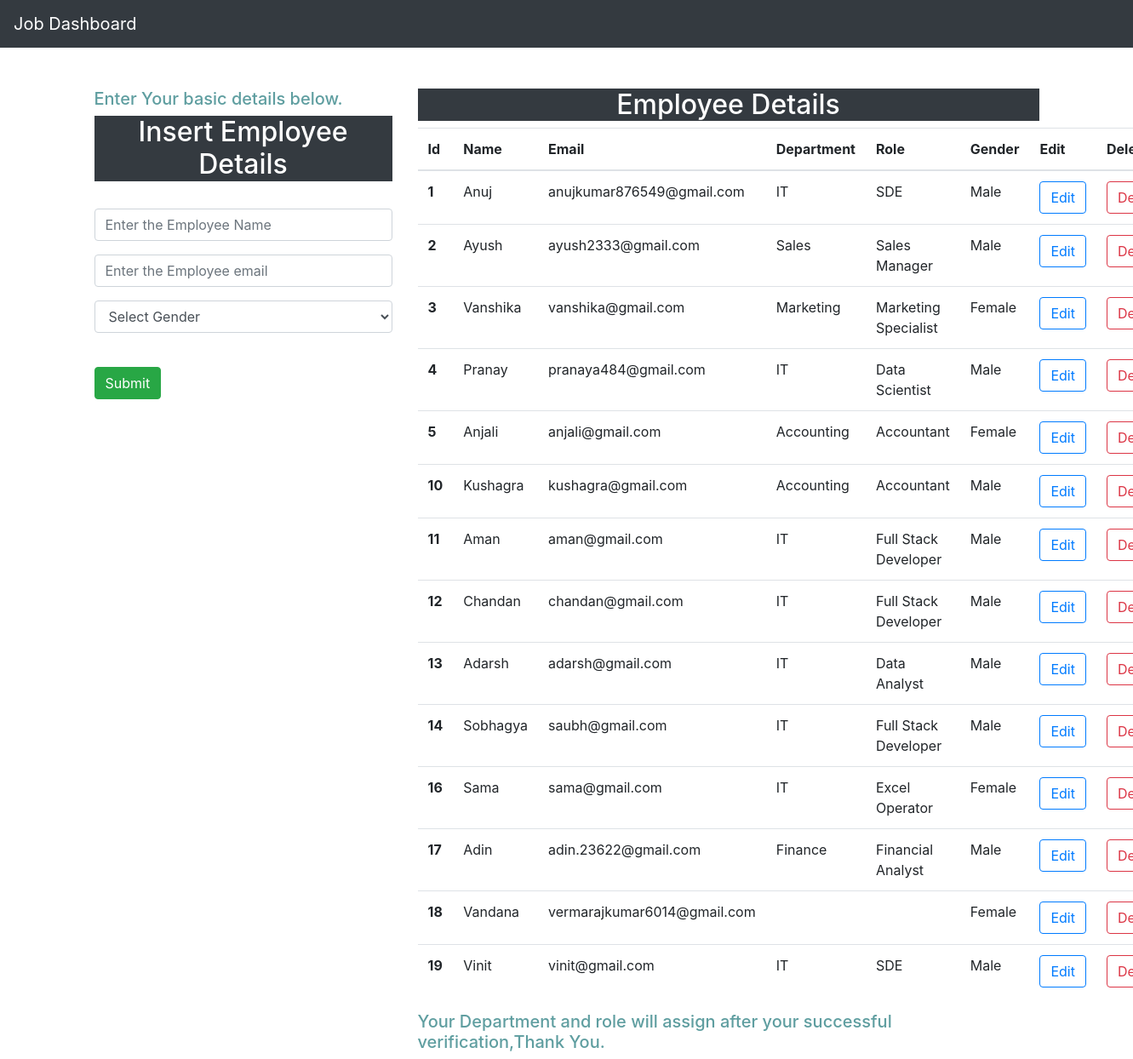
Page /index/ (signed in) on the committed database.
### home/models.py (models this page shows, shortened)
class Employee(models.Model):
    id = models.BigAutoField(primary_key=True)
    name = models.CharField(max_length=200,blank=False,null=False)
    email=models.EmailField(max_length=200,blank=False,null=False,default=None)
    department=models.ForeignKey(department,on_delete=models.CASCADE,null=True,default=None)
    role = models.ForeignKey(role,on_delete=models.CASCADE,null=True)
    gender = models.CharField(max_length=100,blank=False,null=False,default=None)

class department(models.Model):
    name=models.CharField(max_length=500)

class role(models.Model):
    name=models.CharField(max_length=500)

### home/views.py (the view)
# urls.py: path('index/',index,name='index'),
@login_required(login_url='/')
def index(request):
    data = Employee.objects.all()
    context = {"data":data}
    return render(request,'job_dashboard.html',context)

### home/templates/job_dashboard.html (shortened to what this page needs)
<!doctype html>
<html lang="en">
  <head>
    <link rel="stylesheet"
      href="https://cdn.jsdelivr.net/npm/bootstrap@4.3.1/dist/css/bootstrap.min.css"
>
      {%load static%}
  </head>
  <body>
    <nav class="navbar navbar-expand-lg navbar-dark bg-dark">
      <div class="container-md">
        <a class="navbar-brand" href="/index">Job Dashboard</a>
      </div>
    </nav>
    <div class="container mt-5">
      <div class="row">
        <div class="col-md-4">
          <marquee behavior="alternate" direction="left">
            <div>
              <h5 style="color:cadetblue">Enter Your basic details below.</h5>
            </div>
          </marquee>
          <h2 class="text-white bg-dark text-center p-1.5">Insert Employee
            Details</h2>
          <br>
          <form action="/insert" method="POST">
            <div class="form-group">
              <input type="text" class="form-control "
                placeholder="Enter the Employee Name" name="name" required>
            </div>
            <div class="form-group">
              <input type="email" class="form-control mt-2"
                placeholder="Enter the Employee email" name="email" required>
            </div>
              <div class="form-group ">
                <select id="Gender" class="form-control" name="gender" required>
                  <option selected>Select Gender</option>
                </select>
              </div>
            <br>
            <div class="d-grid gap-2">
              <button class="btn btn-success" type="submit">Submit</button>
            </div>
          </form>
        </div>
        <div class="col-md-8">
          <h2 class="text-center text-white bg-dark p-1.5">Employee Details</h2>
          <table class="table">
            <thead>
              <tr>
                <th scope="col">Id</th>
                <th scope="col">Name</th>
                <th scope="col">Email</th>
                <th scope="col">Department</th>
                <th scope="col">Role</th>
                <th scope="col">Gender</th>
                <th scope="col">Edit</th>
                <th scope="col">Delete</th>
              </tr>
            </thead>
            <tbody>
              {% for i in data%}
              <tr>
                <th scope="row">{{i.id}}</th>
                <td>{{i.name}}</td>
                <td>{{i.email}}</td>
                <td>{{i.department.name}}</td>
                <td>{{i.role.name}}</td>
                <td>{{i.gender}}</td>
                <td><a type="button" href="/update/{{i.id}}"
                    class="btn btn-outline-primary">Edit</a></td>
                <td><a type="button" href="/delete/{{i.id}}"
                    class="btn btn-outline-danger"> Delete</a></td>
              </tr>
              {% endfor %}
            </tbody>
          </table>
          <marquee behavior="scroll" direction="left">
            <div>
              <h5 style="color:cadetblue">Your Department and role will assign after your successful verification,Thank You.</h5>
            </div>
          </marquee>
        </div>
      </div>
    </div>
  </body>
</html>

### rows in the picture
Employee: id "1", name "Anuj", email "anujkumar876549@gmail.com", department.name "IT", role.name "SDE", gender "Male"
Employee: id "2", name "Ayush", email "ayush2333@gmail.com", department.name "Sales", role.name "Sales Manager", gender "Male"
Employee: id "3", name "Vanshika", email "vanshika@gmail.com", department.name "Marketing", role.name "Marketing Specialist", gender "Female"
Employee: id "4", name "Pranay", email "pranaya484@gmail.com", department.name "IT", role.name "Data Scientist", gender "Male"
Employee: id "5", name "Anjali", email "anjali@gmail.com", department.name "Accounting", role.name "Accountant", gender "Female"
Employee: id "10", name "Kushagra", email "kushagra@gmail.com", department.name "Accounting", role.name "Accountant", gender "Male"
Employee: id "11", name "Aman", email "aman@gmail.com", department.name "IT", role.name "Full Stack Developer", gender "Male"
Employee: id "12", name "Chandan", email "chandan@gmail.com", department.name "IT", role.name "Full Stack Developer", gender "Male"
Employee: id "13", name "Adarsh", email "adarsh@gmail.com", department.name "IT", role.name "Data Analyst", gender "Male"
Employee: id "14", name "Sobhagya", email "saubh@gmail.com", department.name "IT", role.name "Full Stack Developer", gender "Male"
Employee: id "16", name "Sama", email "sama@gmail.com", department.name "IT", role.name "Excel Operator", gender "Female"
Employee: id "17", name "Adin", email "adin.23622@gmail.com", department.name "Finance", role.name "Financial Analyst", gender "Male"
Employee: id "18", name "Vandana", email "vermarajkumar6014@gmail.com", gender "Female"
Employee: id "19", name "Vinit", email "vinit@gmail.com", department.name "IT", role.name "SDE", gender "Male"
